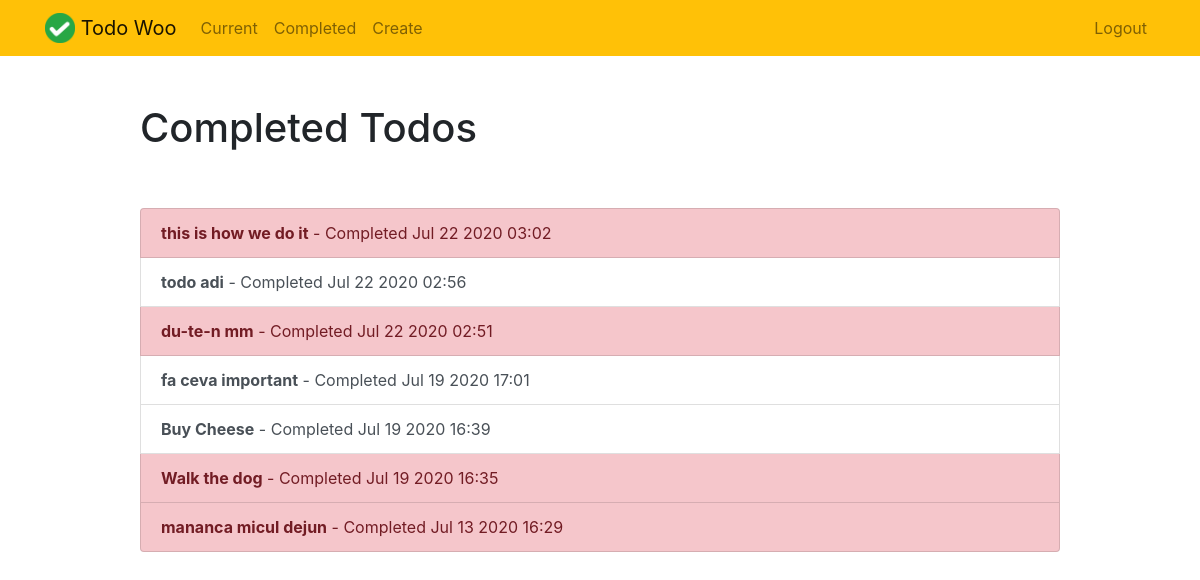
The page /completed/ (signed in) on the database its author committed.
### todo/models.py (models this page shows, shortened)
class Todo(models.Model):
    title = models.CharField(max_length=100)
    memo = models.TextField(blank=True)
    created = models.DateTimeField(auto_now_add=True)
    datecompleted = models.DateTimeField(null=True, blank=True)
    important = models.BooleanField(default=False)
    user = models.ForeignKey(User, on_delete=models.CASCADE)

### todo/views.py (the view)
# urls.py: path('completed/', views.completedtodos, name='completedtodos'),
@login_required
def completedtodos(request):
    todos = Todo.objects.filter(user=request.user, datecompleted__isnull=False).order_by('-datecompleted')
    return render(request, 'todo/completedtodos.html', {'todos': todos})

### todo/templates/todo/completedtodos.html
{% extends "todo/base.html" %}
{% block content %}
    <div class="row justify-content-center mt-5">
        <div class="col-md-10">
            <h1>Completed Todos</h1>
        </div>
    </div>
    <div class="row justify-content-center mt-5">
        <div class="col-md-10">
            <div class="list-group">
                {% for todo in todos %}
                    <a href="{% url 'viewtodo' todo.id %}" class="list-group-item list-group-item-action{% if todo.important %} list-group-item-danger{% endif %}"><b>{{ todo.title }}</b> - Completed {{ todo.datecompleted|date:'M j Y H:i' }}</a>
                {% endfor %}
            </div>
        </div>
    </div>
{% endblock %}

### todo/templates/todo/base.html (shortened to what this page needs)
{% load static %}
<!doctype html>
<html lang="en">
<head>
    <link rel="stylesheet" href="https://stackpath.bootstrapcdn.com/bootstrap/4.4.1/css/bootstrap.min.css">
</head>
<body>
<nav class="navbar navbar-expand-md navbar-light bg-warning">
<div class="container">
    <a class="navbar-brand" href="{% url 'home' %}">
         <img src="{% static 'todo/logo.png' %}" width="30" height="30" class="d-inline-block align-top">
        <span>Todo Woo</span>
    </a>
    <div class="collapse navbar-collapse" id="navbarNav">
    {% if user.is_authenticated %}
        <ul class="navbar-nav mr-auto">
                <li class="nav-item {{ current }}">
                    <a class="nav-link" href="{% url 'currenttodos' %}">Current</a>
                </li>
                <li class="nav-item {{ completed }}">
                    <a class="nav-link" href="{% url 'completedtodos' %}">Completed</a>
                </li>
                <li class="nav-item {{ create }}">
                    <a class="nav-link" href="{% url 'createtodo' %}">Create</a>
                </li>
        </ul>
    {% endif %}
    <ul class="navbar-nav ml-auto">
            {% if user.is_authenticated %}
                <li class="nav-item">
                    <a href="#" onclick="$('#signOutBtn').click()" class="nav-link">Logout</a>
                </li>
            {% endif %}
        </ul>
    </div>
</div>
</nav>
<div class="container">
{% block content %}{% endblock %}
</div>
</body>
</html>

### rows shown on the page
Todo: title "this is how we do it", datecompleted "Jul 22 2020 03:02"
Todo: title "todo adi", datecompleted "Jul 22 2020 02:56"
Todo: title "du-te-n mm", datecompleted "Jul 22 2020 02:51"
Todo: title "fa ceva important", datecompleted "Jul 19 2020 17:01"
Todo: title "Buy Cheese", datecompleted "Jul 19 2020 16:39"
Todo: title "Walk the dog", datecompleted "Jul 19 2020 16:35"
Todo: title "mananca micul dejun", datecompleted "Jul 13 2020 16:29"
